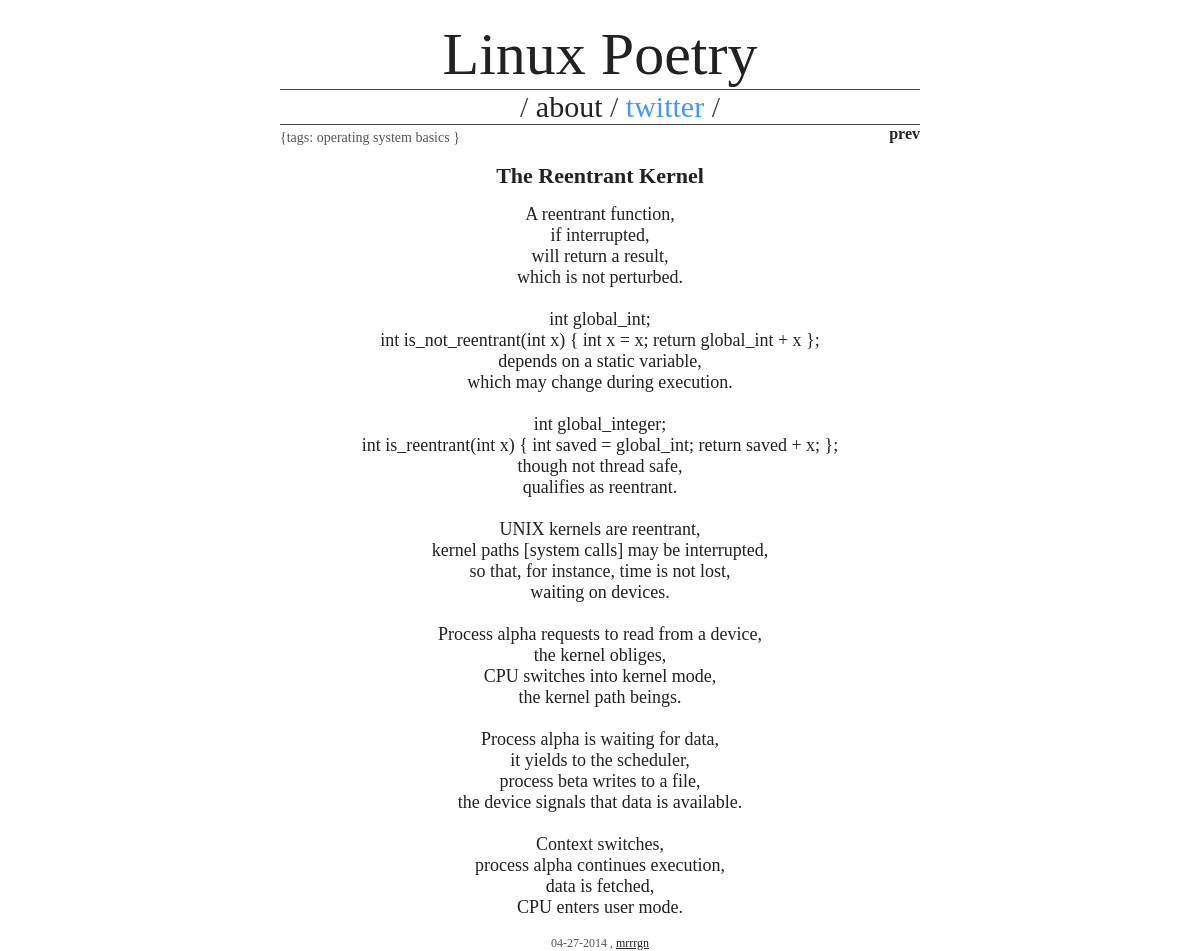
The app's page /, older data.
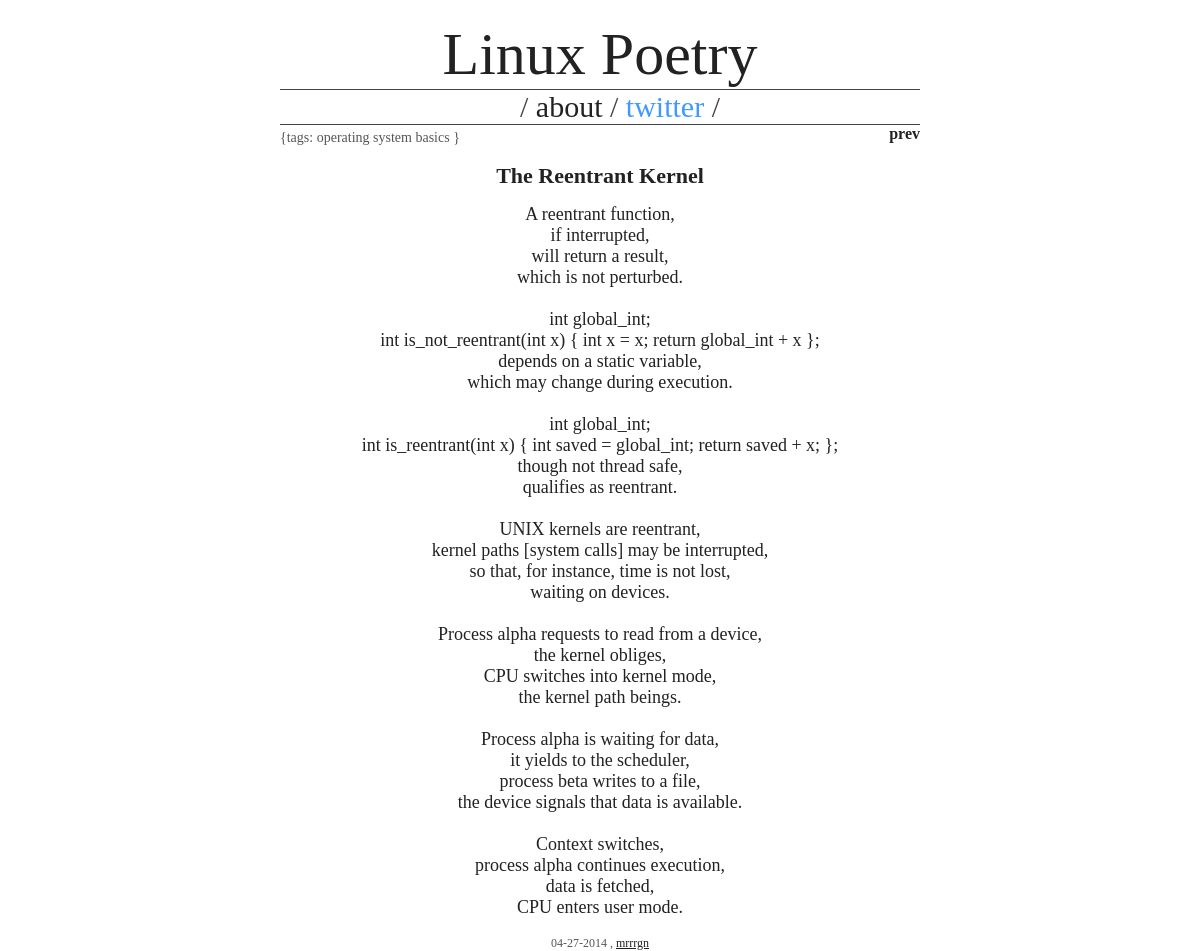
The same page, newer data.
### linuxpoetry/models.py (models this page shows, shortened)
class Post(models.Model):
    title = models.TextField()
    body = models.TextField()
    tags = models.ManyToManyField(PostTag)
    created_at = models.DateTimeField(auto_now_add=True)
    updated_at = models.DateTimeField(auto_now=True)
    @property
    def body_with_html(self):
        return str(
            self.body
        ).replace('\n', '<br/>').replace('\t', ' ').replace('\r', '')
    @property
    def tags_str(self):
        return ', '.join([tag.name for tag in self.tags.all()])

class PostTag(models.Model):
    name = models.CharField(max_length=120)
    description = models.TextField()
    cardinality = models.IntegerField(default=0)

### linuxpoetry/views.py (the view)
# urls.py: url(r'^$', views.index, name='index'),
def index(request, post_id=None):
    post = None
    next_id = None
    prev_id = None
    post_count = Post.objects.count()
    if post_count > 0:
        if not post_id:
            post = Post.objects.order_by('-created_at')[0]
        else:
            post = Post.objects.get(id=post_id)
        if post.id < post_count:
            next_id = post.id + 1
        if post.id > 1:
            prev_id = post.id - 1
    return render_to_response(
        'linuxpoetry/base.html',
        {
            'request': request,
            'post': post,
            'next_id': next_id,
            'prev_id': prev_id,
        }
    )

### templates/linuxpoetry/base.html (shortened to what this page needs)
<!DOCTYPE html>
{% autoescape off %}
<html>
  <head>
  </head>
  <body>
    <div class="primary-frame">
      <span class="headline"> Linux Poetry</span>
      <ul class="sub-headline top-nav">
        <li>/<a href="{% url "post" 1 %}"> about </a>/</li>
        <li>
          <a
            class="twitter"
            onCLick=window.open("http://www.twitter.com/linuxpoetry")>
            twitter
          </a> /
        </li>
      </ul>
      <div class="tag-frame">
        {tags: <span id="tagframe"> {% if post %} {{ post.tags_str }} {% endif %}</span>  }
      </div>
      <div class="prev-next-frame">
        <span class="prev-post">
            {% if prev_id %}
                <a href="{% url "post" prev_id %}">
                    <b>prev</b>
                </a>
            {% endif %}
        </span>
      </div>
      <br/>
      <div id="postframe" class="post-frame">
        <span class="post-title"> {% if post %} {{ post.title }} {% else %} - No Content - {% endif %} </span>
        <div class="post-body">
        {% if post %} {{ post.body_with_html }} {% endif %}
        </div>
        <span class="timestamp"> {% if post %} {{ post.updated_at|date:"m-d-Y" }} {% endif %}, <a href="http://mrrrgn.com">mrrrgn</a> </span>
      </div>
    </div>
  </body>
{% endautoescape %}
</html>

### templates/linuxpoetry/base.html (style rules this page uses)
html { height: 100%; font-family: "Big Caslon", "Book Antiqua", "Palatino Linotype", Georgia, serif; }
a { text-decoration: none; color: #222; }
.post-frame a { text-decoration: underline; }
ul.top-nav { border-top: solid 1px #444; border-bottom: solid 1px #444; list-style-type: none; margin: auto; }
ul.top-nav li { display: inline; }
.primary-frame { margin-top: 20px; margin-bottom: 0px; font-weight: normal; color: #222; width: 640px; margin-left: auto; margin-right: auto; text-align: center; }
.headline { font-size: 60px; }
.sub-headline { font-size: 30px; color: #444; }
.tag-frame { color: #555; float: left; font-size: 14px; text-align: left; margin-top: 5px; }
.prev-next-frame { float: right; }
.post-frame { width: 640px; margin-top: 20px; text-align: center; }
.post-title { color: #222; font-size: 22px; font-weight: bold; }
.post-body { font-size: 18px; margin-top: 15px; margin-bottom: 15px; }
.timestamp { font-size: 12px; color: #555; }
.twitter { color: #4099ff; }

Row changes from the older to the newer data that the page shows:
changed Post "The Reentrant Kernel": body_with_html "…change during execution. int global_integer; int is_reentrant(int x) {…" → "…change during execution. int global_int; int is_reentrant(int x) {…"
